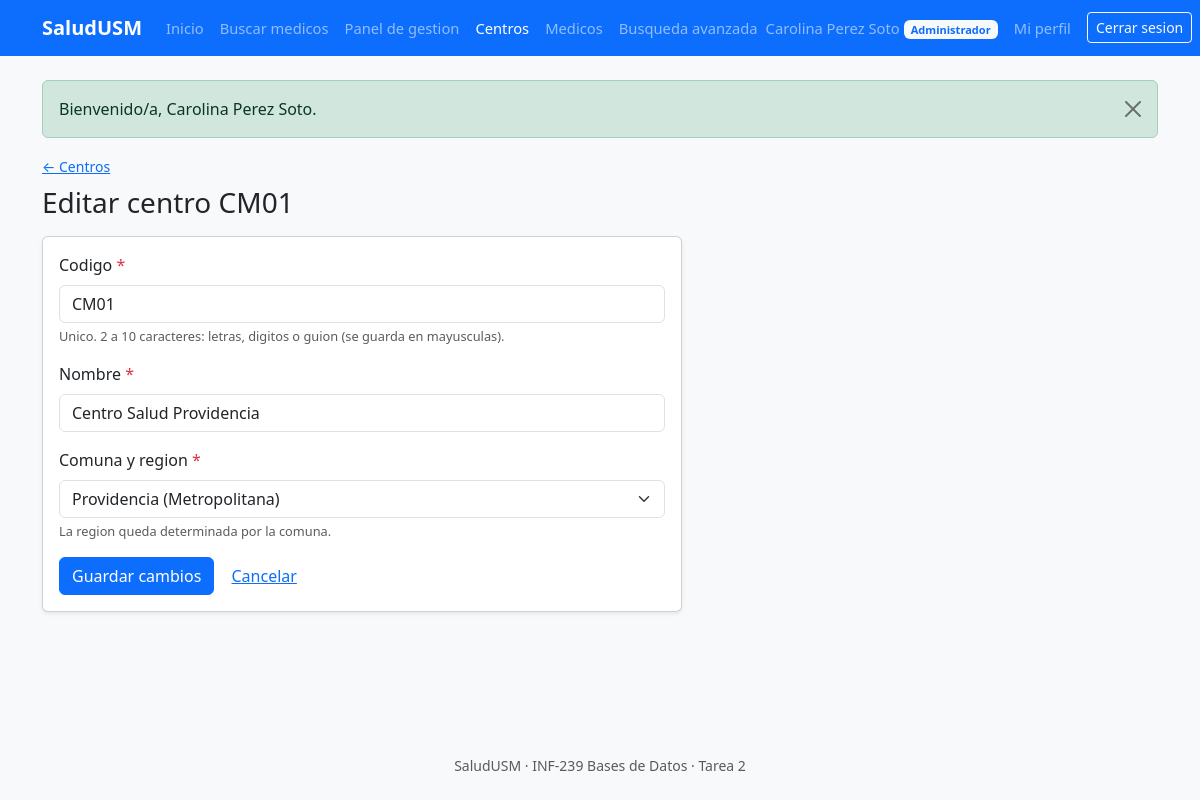
Page /PHP/admin/centro_form.php?id=1 (signed in) on the committed database.
### tables this page shows
CREATE TABLE Centro (
    idCentro     INT          NOT NULL AUTO_INCREMENT,
    codigoCentro VARCHAR(10)  NOT NULL,
    nombreCentro VARCHAR(100) NOT NULL,
    idComuna     INT          NOT NULL,
    CONSTRAINT pk_centro        PRIMARY KEY (idCentro),
    CONSTRAINT uq_centro_codigo UNIQUE (codigoCentro),
    CONSTRAINT fk_centro_comuna FOREIGN KEY (idComuna) REFERENCES Comuna (idComuna)
        ON DELETE RESTRICT ON UPDATE CASCADE
);

### PHP/includes/helpers.php (called while the page is built, shortened)
<?php
function e(?string $texto): string
{
    return htmlspecialchars($texto ?? '', ENT_QUOTES | ENT_SUBSTITUTE, 'UTF-8');
}
function url(string $ruta = ''): string
{
    return base_url() . '/' . ltrim($ruta, '/');
}
function base_url(): string
{
    static $base = null;
    if ($base !== null) {
        return $base;
    }
    $raiz = str_replace('\\', '/', (string) realpath(APP_ROOT));
    $doc  = str_replace('\\', '/', (string) realpath($_SERVER['DOCUMENT_ROOT'] ?? ''));
    if ($doc !== '' && stripos($raiz, $doc) === 0) {
        $base = rtrim(substr($raiz, strlen($doc)), '/');
    } else {
        $base = '';
    }
    $base = implode('/', array_map('rawurlencode', explode('/', $base)));
    return $base;
}
function es_post(): bool
{
    return ($_SERVER['REQUEST_METHOD'] ?? 'GET') === 'POST';
}
function catalogo_comunas(): array
{
    $filas = q('SELECT c.idComuna, c.nombreComuna, r.nombreRegion
                  FROM Comuna c JOIN Region r ON r.idRegion = c.idRegion
                 ORDER BY r.nombreRegion, c.nombreComuna')->fetchAll();
    $grupos = [];
    foreach ($filas as $f) {
        $grupos[$f['nombreRegion']][(int) $f['idComuna']] = $f['nombreComuna'];
    }
    return $grupos;
}

### PHP/includes/citas.php (called while the page is built, shortened)
<?php
function get(string $clave): string
{
    $v = $_GET[$clave] ?? '';
    return is_string($v) ? trim($v) : '';
}
function entero_positivo(string $v): int
{
    return preg_match('/^[1-9]\d{0,9}$/', $v) ? (int) $v : 0;
}

### PHP/includes/db.php (called while the page is built, shortened)
<?php
function db(): PDO
{
    static $pdo = null;
    if ($pdo !== null) {
        return $pdo;
    }
    $c = config('db');
    if ($c['socket'] !== '') {
        $dsn = "mysql:unix_socket={$c['socket']};dbname={$c['name']};charset=utf8mb4";
    } else {
        $dsn = "mysql:host={$c['host']};port={$c['port']};dbname={$c['name']};charset=utf8mb4";
    }
    try {
        $pdo = new PDO($dsn, $c['user'], $c['password'], [
            PDO::ATTR_ERRMODE            => PDO::ERRMODE_EXCEPTION,
            PDO::ATTR_DEFAULT_FETCH_MODE => PDO::FETCH_ASSOC,
            PDO::ATTR_EMULATE_PREPARES   => false,
        ]);
    } catch (PDOException $e) {
        error_log('SaludUSM - error de conexion: ' . $e->getMessage());
        throw new ErrorConexionBD('No fue posible conectar con la base de datos.');
    }
    $pdo->exec("SET time_zone = '" . (new DateTime())->format('P') . "'");
    return $pdo;
}
function q(string $sql, array $params = []): PDOStatement
{
    $st = db()->prepare($sql);
    $st->execute($params);
    return $st;
}

### PHP/includes/auth.php (called while the page is built, shortened)
<?php
function usuario(): ?array
{
    return [
        'rut'    => $_SESSION['rut'],
        'nombre' => $_SESSION['nombre'],
        'roles'  => $_SESSION['roles'],
        'rol'    => $_SESSION['rol'],
    ];
}
function requerir_login(): array
{
    $u = usuario();
    $vigente = q('SELECT 1 FROM Persona WHERE RUT = ? AND passwordHash IS NOT NULL', [$u['rut']])->fetchColumn();
    return usuario();
}
function requerir_rol(string ...$permitidos): array
{
    $u = requerir_login();
    return $u;
}

### PHP/includes/admin.php (called while the page is built, shortened)
<?php
function centro_con_dependencias(int $idCentro): ?array
{
    $c = q('SELECT ce.idCentro, ce.codigoCentro, ce.nombreCentro, ce.idComuna, co.nombreComuna, re.nombreRegion,
                   (SELECT COUNT(*) FROM Medico_Centro mc WHERE mc.idCentro = ce.idCentro) AS medicos,
                   (SELECT COUNT(*) FROM Cita c WHERE c.idCentro = ce.idCentro) AS citas,
                   (SELECT COUNT(*) FROM Cita c WHERE c.idCentro = ce.idCentro AND ' . SQL_CITA_FUTURA . ') AS futuras
              FROM Centro ce
              JOIN Comuna co ON co.idComuna = ce.idComuna
              JOIN Region re ON re.idRegion = co.idRegion
             WHERE ce.idCentro = ?', [$idCentro])->fetch();
    return $c ?: null;
}

### PHP/admin/centro_form.php (the view, shortened to what this page needs)
<?php
requerir_rol('admin');
$id = entero_positivo(es_post() ? post('id') : get('id'));
$editar = $id > 0;
$centro = $editar ? centro_con_dependencias($id) : null;
$codigo   = $centro['codigoCentro'] ?? '';
$nombre   = $centro['nombreCentro'] ?? '';
$idComuna = (int) ($centro['idComuna'] ?? 0);
?>
<a class="small" href="<?= e(url('admin/centros.php')) ?>">&larr; Centros</a>
<h1 class="h3 mt-2 mb-3"><?= $editar ? 'Editar centro ' . e($centro['codigoCentro']) : 'Nuevo centro' ?></h1>
<div class="card shadow-sm" style="max-width: 640px">
    <div class="card-body">
        <form method="post" action="<?= e(url('admin/centro_form.php')) ?>" novalidate>
            <div class="mb-3">
                <label for="codigo" class="form-label">Codigo <span class="text-danger">*</span></label>
                <input type="text" class="form-control" id="codigo" name="codigo" maxlength="10" value="<?= e($codigo) ?>" required placeholder="Ej.: CM10">
                <div class="form-text">Unico. 2 a 10 caracteres: letras, digitos o guion (se guarda en mayusculas).</div>
            </div>
            <div class="mb-3">
                <label for="nombre" class="form-label">Nombre <span class="text-danger">*</span></label>
                <input type="text" class="form-control" id="nombre" name="nombre" maxlength="100" value="<?= e($nombre) ?>" required>
            </div>
            <div class="mb-3">
                <label for="comuna" class="form-label">Comuna y region <span class="text-danger">*</span></label>
                <select class="form-select" id="comuna" name="comuna" required>
                    <?php foreach (catalogo_comunas() as $region => $comunas): ?>
                        <optgroup label="<?= e($region) ?>">
                            <?php foreach ($comunas as $idC => $nombreC): ?>
                                <option value="<?= (int) $idC ?>" <?= (int) $idC === $idComuna ? 'selected' : '' ?>><?= e($nombreC) ?> (<?= e($region) ?>)</option>
                            <?php endforeach; ?>
                        </optgroup>
                    <?php endforeach; ?>
                </select>
                <div class="form-text">La region queda determinada por la comuna.</div>
            </div>
            <button type="submit" class="btn btn-primary"><?= $editar ? 'Guardar cambios' : 'Crear centro' ?></button>
            <a class="btn btn-link" href="<?= e(url($editar ? 'admin/centro.php?id=' . $id : 'admin/centros.php')) ?>">Cancelar</a>
        </form>
    </div>
</div>

### PHP/assets/css/app.css (style rules this page uses)
body { min-height: 100vh; display: flex; flex-direction: column; }
.form-text { font-size: .8rem; }

### rows in the picture
centro: codigoCentro "CM01", codigo "CM01", nombre "Centro Salud Providencia", comuna "Providencia (Metropolitana)"

### other values in the picture
$app "SaludUSM"
$texto "Inicio"
$texto "Buscar medicos"
$texto "Panel de gestion"
$texto "Centros"
$texto "Medicos"
$texto "Busqueda avanzada"
$u['nombre'] "Carolina Perez Soto"
ROLES[$rol] "Administrador"
$f['mensaje'] "Bienvenido/a, Carolina Perez Soto."
